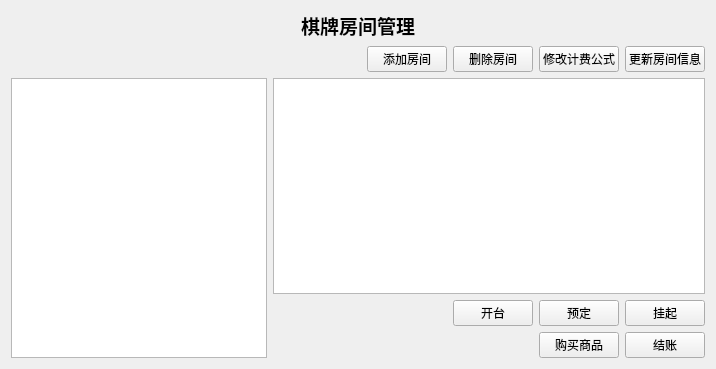
<?xml version="1.0" encoding="UTF-8"?>
<ui version="4.0">
 <class>ChessRoomForm</class>
 <widget class="QWidget" name="ChessRoomForm">
  <property name="geometry">
   <rect>
    <x>0</x>
    <y>0</y>
    <width>716</width>
    <height>369</height>
   </rect>
  </property>
  <property name="windowTitle">
   <string>棋牌房间管理</string>
  </property>
  <layout class="QVBoxLayout" name="verticalLayout_2">
   <item>
    <layout class="QHBoxLayout" name="horizontalLayout">
     <item>
      <spacer name="horizontalSpacer">
       <property name="orientation">
        <enum>Qt::Horizontal</enum>
       </property>
       <property name="sizeHint" stdset="0">
        <size>
         <width>40</width>
         <height>20</height>
        </size>
       </property>
      </spacer>
     </item>
     <item>
      <widget class="QLabel" name="label">
       <property name="font">
        <font>
         <family>微软雅黑</family>
         <pointsize>14</pointsize>
         <weight>75</weight>
         <bold>true</bold>
        </font>
       </property>
       <property name="text">
        <string>棋牌房间管理</string>
       </property>
      </widget>
     </item>
     <item>
      <spacer name="horizontalSpacer_2">
       <property name="orientation">
        <enum>Qt::Horizontal</enum>
       </property>
       <property name="sizeHint" stdset="0">
        <size>
         <width>40</width>
         <height>20</height>
        </size>
       </property>
      </spacer>
     </item>
    </layout>
   </item>
   <item>
    <layout class="QHBoxLayout" name="horizontalLayout_2">
     <item>
      <spacer name="horizontalSpacer_3">
       <property name="orientation">
        <enum>Qt::Horizontal</enum>
       </property>
       <property name="sizeHint" stdset="0">
        <size>
         <width>40</width>
         <height>20</height>
        </size>
       </property>
      </spacer>
     </item>
     <item>
      <widget class="QPushButton" name="addRoomButton">
       <property name="font">
        <font>
         <family>仿宋</family>
         <weight>50</weight>
         <bold>false</bold>
        </font>
       </property>
       <property name="text">
        <string>添加房间</string>
       </property>
      </widget>
     </item>
     <item>
      <widget class="QPushButton" name="deletRoomButton">
       <property name="font">
        <font>
         <family>仿宋</family>
         <weight>50</weight>
         <bold>false</bold>
        </font>
       </property>
       <property name="text">
        <string>删除房间</string>
       </property>
      </widget>
     </item>
     <item>
      <widget class="QPushButton" name="changeFormulaButton">
       <property name="font">
        <font>
         <family>仿宋</family>
         <weight>50</weight>
         <bold>false</bold>
        </font>
       </property>
       <property name="text">
        <string>修改计费公式</string>
       </property>
      </widget>
     </item>
     <item>
      <widget class="QPushButton" name="updateButton">
       <property name="font">
        <font>
         <family>仿宋</family>
        </font>
       </property>
       <property name="text">
        <string>更新房间信息</string>
       </property>
      </widget>
     </item>
    </layout>
   </item>
   <item>
    <layout class="QHBoxLayout" name="horizontalLayout_5">
     <item>
      <widget class="QTextEdit" name="roomInfoText">
       <property name="sizePolicy">
        <sizepolicy hsizetype="Minimum" vsizetype="Expanding">
         <horstretch>0</horstretch>
         <verstretch>0</verstretch>
        </sizepolicy>
       </property>
       <property name="minimumSize">
        <size>
         <width>100</width>
         <height>0</height>
        </size>
       </property>
       <property name="font">
        <font>
         <family>仿宋</family>
         <pointsize>10</pointsize>
         <weight>75</weight>
         <bold>true</bold>
        </font>
       </property>
       <property name="readOnly">
        <bool>true</bool>
       </property>
      </widget>
     </item>
     <item>
      <layout class="QVBoxLayout" name="verticalLayout">
       <item>
        <widget class="QListWidget" name="chessRoomList">
         <property name="viewMode">
          <enum>QListView::IconMode</enum>
         </property>
        </widget>
       </item>
       <item>
        <layout class="QHBoxLayout" name="horizontalLayout_3">
         <item>
          <spacer name="horizontalSpacer_4">
           <property name="orientation">
            <enum>Qt::Horizontal</enum>
           </property>
           <property name="sizeHint" stdset="0">
            <size>
             <width>40</width>
             <height>20</height>
            </size>
           </property>
          </spacer>
         </item>
         <item>
          <widget class="QPushButton" name="openButton">
           <property name="font">
            <font>
             <family>仿宋</family>
            </font>
           </property>
           <property name="text">
            <string>开台</string>
           </property>
          </widget>
         </item>
         <item>
          <widget class="QPushButton" name="scheduleButton">
           <property name="font">
            <font>
             <family>仿宋</family>
            </font>
           </property>
           <property name="text">
            <string>预定</string>
           </property>
          </widget>
         </item>
         <item>
          <widget class="QPushButton" name="suspendButton">
           <property name="font">
            <font>
             <family>仿宋</family>
            </font>
           </property>
           <property name="text">
            <string>挂起</string>
           </property>
          </widget>
         </item>
        </layout>
       </item>
       <item>
        <layout class="QHBoxLayout" name="horizontalLayout_4">
         <item>
          <spacer name="horizontalSpacer_5">
           <property name="orientation">
            <enum>Qt::Horizontal</enum>
           </property>
           <property name="sizeHint" stdset="0">
            <size>
             <width>40</width>
             <height>20</height>
            </size>
           </property>
          </spacer>
         </item>
         <item>
          <widget class="QPushButton" name="commoditySaleButton">
           <property name="font">
            <font>
             <family>仿宋</family>
            </font>
           </property>
           <property name="text">
            <string>购买商品</string>
           </property>
          </widget>
         </item>
         <item>
          <widget class="QPushButton" name="closeRoomButton">
           <property name="font">
            <font>
             <family>仿宋</family>
            </font>
           </property>
           <property name="text">
            <string>结账</string>
           </property>
          </widget>
         </item>
        </layout>
       </item>
      </layout>
     </item>
    </layout>
   </item>
  </layout>
 </widget>
 <resources/>
 <connections/>
</ui>
